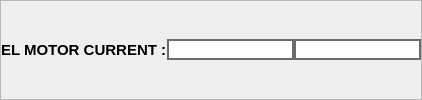
                         <widget class="QFrame" name="frame_74">
                          <property name="frameShape">
                           <enum>QFrame::StyledPanel</enum>
                          </property>
                          <property name="frameShadow">
                           <enum>QFrame::Raised</enum>
                          </property>
                          <layout class="QHBoxLayout" name="horizontalLayout_99">
                           <property name="spacing">
                            <number>0</number>
                           </property>
                           <property name="leftMargin">
                            <number>0</number>
                           </property>
                           <property name="topMargin">
                            <number>3</number>
                           </property>
                           <property name="rightMargin">
                            <number>0</number>
                           </property>
                           <property name="bottomMargin">
                            <number>3</number>
                           </property>
                           <item>
                            <widget class="QLabel" name="label_206">
                             <property name="font">
                              <font>
                               <pointsize>11</pointsize>
                               <weight>75</weight>
                               <bold>true</bold>
                              </font>
                             </property>
                             <property name="text">
                              <string>EL MOTOR CURRENT :</string>
                             </property>
                            </widget>
                           </item>
                           <item alignment="Qt::AlignRight">
                            <widget class="QLineEdit" name="mCurrElMax">
                             <property name="font">
                              <font>
                               <pointsize>10</pointsize>
                               <weight>75</weight>
                               <bold>true</bold>
                              </font>
                             </property>
                             <property name="styleSheet">
                              <string notr="true">border: 2px solid  rgb(107, 107, 107)
</string>
                             </property>
                             <property name="maxLength">
                              <number>6</number>
                             </property>
                             <property name="alignment">
                              <set>Qt::AlignCenter</set>
                             </property>
                             <property name="readOnly">
                              <bool>false</bool>
                             </property>
                            </widget>
                           </item>
                           <item alignment="Qt::AlignRight">
                            <widget class="QLineEdit" name="mCurrElMin">
                             <property name="font">
                              <font>
                               <pointsize>10</pointsize>
                               <weight>75</weight>
                               <bold>true</bold>
                              </font>
                             </property>
                             <property name="styleSheet">
                              <string notr="true">border: 2px solid  rgb(107, 107, 107)
</string>
                             </property>
                             <property name="maxLength">
                              <number>6</number>
                             </property>
                             <property name="alignment">
                              <set>Qt::AlignCenter</set>
                             </property>
                             <property name="readOnly">
                              <bool>false</bool>
                             </property>
                            </widget>
                           </item>
                          </layout>
                         </widget>
